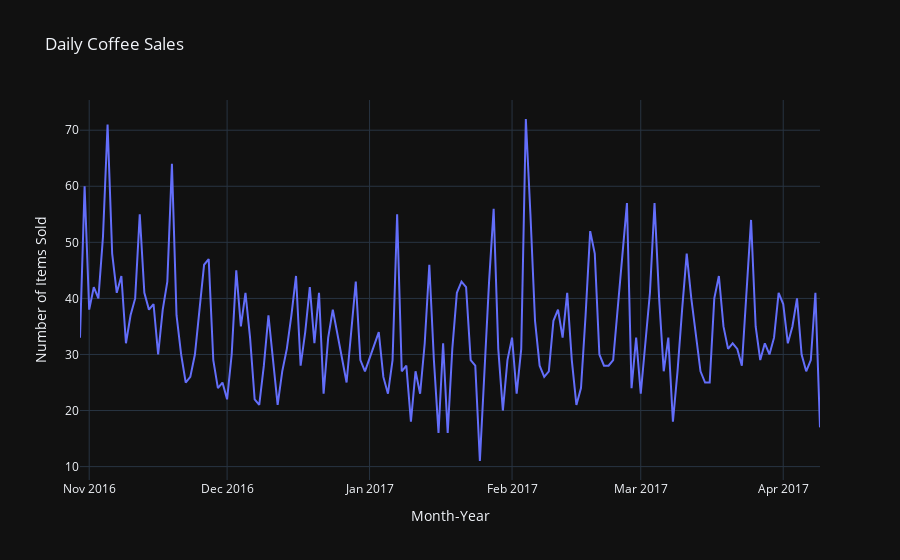

Notebook source saved alongside this figure:
### Markdown cell above
As for the total number of items, we have a similar distribution for coffee.

### Code cell
# Filter for Coffee items
coffee_data = pos_dt[pos_dt['item'] == 'Coffee']

# Group by year and month, and count the number of items
coffee_daily_counts = (coffee_data.groupby(['date']).size().reset_index(name='count'))

# Create a column for full date (e.g., '2025-01')
coffee_daily_counts['date'] = pd.to_datetime(coffee_daily_counts['date'].astype(str))

# Plot the data using px
px.line( coffee_daily_counts, x='date', y='count', template='plotly_dark', title='Daily Coffee Sales', 
       labels={'date': 'Month-Year', 'count': 'Number of Items Sold'})

### Figure 1 — Plotly figure (JSON) as saved in the notebook; plotly's stock layout.template omitted (floating-point values rounded to 4 significant figures; data arrays with more than 128 entries replaced by an {"elided": "..."} marker saying what was removed)
{"data": [{"hovertemplate": "Month-Year=%{x}<br>Number of Items Sold=%{y}<extra></extra>", "legendgroup": "", "line": {"color": "#636efa", "dash": "solid"}, "marker": {"symbol": "circle"}, "mode": "lines", "name": "", "orientation": "v", "showlegend": false, "type": "scatter", "x": {"elided": "158 str values"}, "xaxis": "x", "y": {"elided": "158 int values"}, "yaxis": "y"}], "layout": {"legend": {"tracegroupgap": 0}, "title": {"text": "Daily Coffee Sales"}, "xaxis": {"anchor": "y", "domain": [0, 1], "title": {"text": "Month-Year"}}, "yaxis": {"anchor": "x", "domain": [0, 1], "title": {"text": "Number of Items Sold"}}}}
